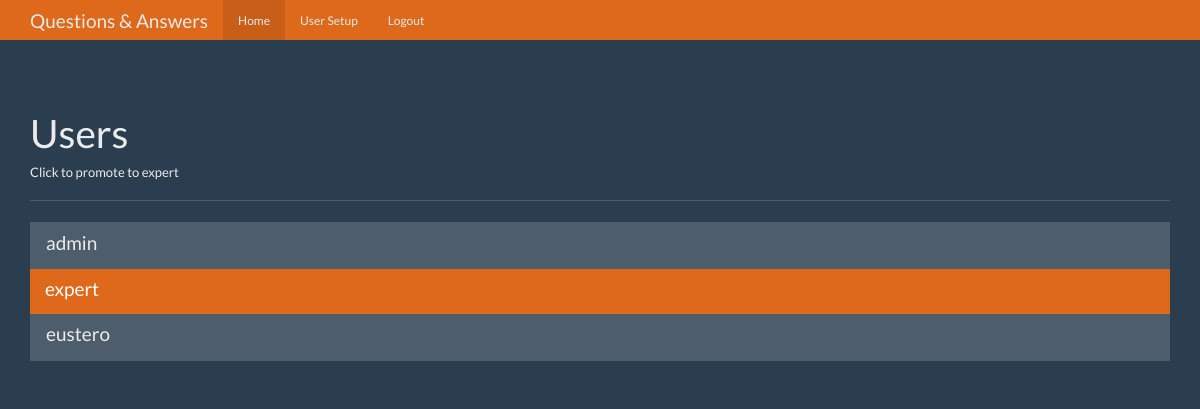
The page /users (signed in) on the database as committed earlier.
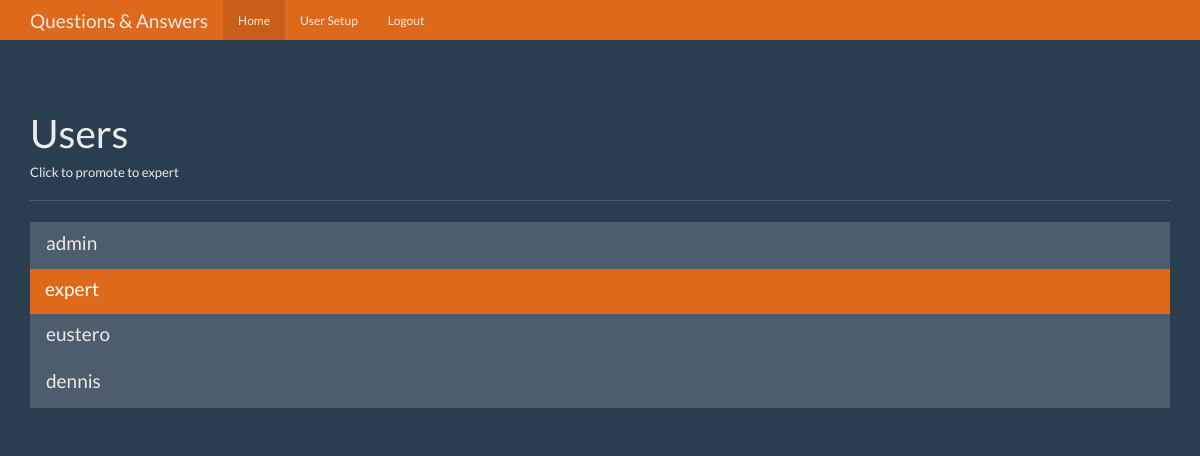
The same page on the database as committed later.
### tables this page shows
CREATE TABLE users (
    id integer primary key autoincrement,
    name text not null,
    password text not null,
    expert boolean not null,
    admin boolean not null
);

### app.py (the view)
@app.route('/users')
def users():
    user = get_current_user()
    if not user:
        return redirect(url_for('login'))
    if user['admin'] == 0:
        return redirect(url_for('index'))
    db = get_db()
    users_cur = db.execute('select id, name, expert, admin from users')
    users_result = users_cur.fetchall()
    return render_template('users.html', user=user, users=users_result)

### app.py (called while the page is built)
def get_current_user():
    user_result = None
    if 'user' in session:
        user = session['user']
        db = get_db()
        user_cur = db.execute('select id, name, password, expert, admin from users where name = ?', [user])
        user_result = user_cur.fetchone()
    return user_result

### database.py (called while the page is built)
def connect_db():
    sql = sqlite3.connect('questions.db')
    sql.row_factory = sqlite3.Row
    return sql

def get_db():
    if not hasattr(g, 'sqlite_db'):
        g.sqlite_db = connect_db()
    return g.sqlite_db

### templates/users.html (shortened to what this page needs)
{% from "show_links.html" import show_links %}
<!DOCTYPE html>
<html lang="en">
  <head>
    <link href="{{ url_for('static', filename='bootstrap.min.css') }}" rel="stylesheet">
    <link href="{{ url_for('static', filename='theme.css') }}" rel="stylesheet">
  </head>
  <body>
    <nav class="navbar navbar-inverse navbar-fixed-top">
      <div class="container">
        <div class="navbar-header">
          <a class="navbar-brand" href="#">Questions & Answers</a>
        </div>
        <div id="navbar" class="navbar-collapse collapse">
            {{ show_links(user) }}
        </div>
      </div>
    </nav>
    <div class="container theme-showcase" role="main">
      <div class="page-header">
        <h1>Users</h1>
        <h6>Click to promote to expert</h6>
      </div>
      <div class="row">
        <div class="col-lg-12">
          <div class="list-group">
            {% for user in users %}
            <a href="{{ url_for('promote', user_id=user['id']) }}" class="list-group-item {% if user['expert'] == 1 %} active {% endif %}">
              <h4 class="list-group-item-heading">{{ user['name'] }}</h4>
            </a>
            {% endfor %}
          </div>
        </div>
      </div>
    </div>
  </body>
</html>

Rows that differ between the two databases and show on the page:
added users: name "dennis"
